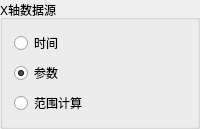
          <widget class="QGroupBox" name="groupBox_3">
           <property name="title">
            <string>X轴数据源</string>
           </property>
           <layout class="QVBoxLayout" name="verticalLayout_5">
            <item>
             <layout class="QHBoxLayout" name="horizontalLayout_15">
              <item>
               <widget class="QRadioButton" name="radioButton_7">
                <property name="text">
                 <string>时间</string>
                </property>
               </widget>
              </item>
              <item>
               <spacer name="horizontalSpacer_13">
                <property name="orientation">
                 <enum>Qt::Horizontal</enum>
                </property>
                <property name="sizeHint" stdset="0">
                 <size>
                  <width>40</width>
                  <height>20</height>
                 </size>
                </property>
               </spacer>
              </item>
             </layout>
            </item>
            <item>
             <layout class="QHBoxLayout" name="horizontalLayout_13">
              <item>
               <widget class="QRadioButton" name="radioButton_5">
                <property name="text">
                 <string>参数</string>
                </property>
                <property name="checked">
                 <bool>true</bool>
                </property>
               </widget>
              </item>
              <item>
               <spacer name="horizontalSpacer_11">
                <property name="orientation">
                 <enum>Qt::Horizontal</enum>
                </property>
                <property name="sizeHint" stdset="0">
                 <size>
                  <width>40</width>
                  <height>20</height>
                 </size>
                </property>
               </spacer>
              </item>
             </layout>
            </item>
            <item>
             <layout class="QHBoxLayout" name="horizontalLayout_14">
              <item>
               <widget class="QRadioButton" name="radioButton_6">
                <property name="text">
                 <string>范围计算</string>
                </property>
               </widget>
              </item>
              <item>
               <spacer name="horizontalSpacer_12">
                <property name="orientation">
                 <enum>Qt::Horizontal</enum>
                </property>
                <property name="sizeHint" stdset="0">
                 <size>
                  <width>40</width>
                  <height>20</height>
                 </size>
                </property>
               </spacer>
              </item>
             </layout>
            </item>
           </layout>
          </widget>
